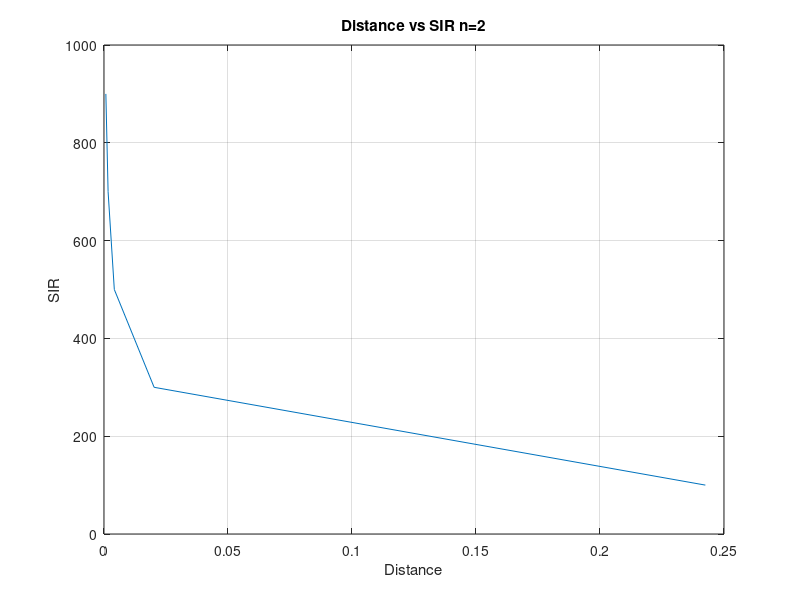

Source code (MATLAB):
clc;
clear all;
close all

r =100:200:1000;
N =[3,4,7,9,12];
Total_area = 2100;
cap =[];
BWt = 1800;
BWch = 200;
for i=1:length(N)
    area = 3*sqrt(3)/2*r(i).^2;
    total_cells = Total_area/area;
    cluster = total_cells/N(i);

    channels = BWt/BWch;
    ans = channels*cluster;
    cap=[cap,ans];
end

cap
r

figure

% subplot(2,1,1)
plot(cap,r);
xlabel 'Distance';
ylabel 'SIR';
title 'Distance vs SIR n=2';
grid on

